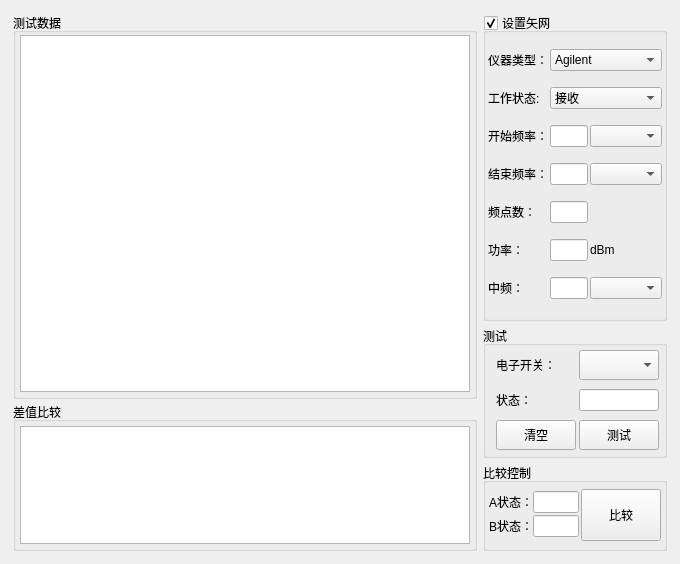
<?xml version="1.0" encoding="UTF-8"?>
<ui version="4.0">
 <class>PortChange</class>
 <widget class="QWidget" name="PortChange">
  <property name="geometry">
   <rect>
    <x>0</x>
    <y>0</y>
    <width>680</width>
    <height>564</height>
   </rect>
  </property>
  <property name="windowTitle">
   <string>通道变换测试</string>
  </property>
  <layout class="QGridLayout" name="gridLayout_7" columnstretch="6,1">
   <property name="leftMargin">
    <number>13</number>
   </property>
   <property name="topMargin">
    <number>13</number>
   </property>
   <property name="rightMargin">
    <number>13</number>
   </property>
   <property name="bottomMargin">
    <number>13</number>
   </property>
   <item row="0" column="0">
    <layout class="QVBoxLayout" name="verticalLayout_2" stretch="13,5">
     <property name="spacing">
      <number>3</number>
     </property>
     <item>
      <widget class="QGroupBox" name="groupBox">
       <property name="styleSheet">
        <string notr="true">font: 11pt &quot;楷体&quot;;</string>
       </property>
       <property name="title">
        <string>测试数据</string>
       </property>
       <layout class="QGridLayout" name="gridLayout">
        <property name="leftMargin">
         <number>4</number>
        </property>
        <property name="topMargin">
         <number>2</number>
        </property>
        <property name="rightMargin">
         <number>4</number>
        </property>
        <property name="bottomMargin">
         <number>4</number>
        </property>
        <property name="horizontalSpacing">
         <number>2</number>
        </property>
        <property name="verticalSpacing">
         <number>0</number>
        </property>
        <item row="0" column="0">
         <widget class="QTableWidget" name="tableWidget_test"/>
        </item>
       </layout>
      </widget>
     </item>
     <item>
      <widget class="QGroupBox" name="groupBox_3">
       <property name="styleSheet">
        <string notr="true">font: 11pt &quot;楷体&quot;;</string>
       </property>
       <property name="title">
        <string>差值比较</string>
       </property>
       <layout class="QGridLayout" name="gridLayout_3">
        <property name="leftMargin">
         <number>4</number>
        </property>
        <property name="topMargin">
         <number>4</number>
        </property>
        <property name="rightMargin">
         <number>4</number>
        </property>
        <property name="bottomMargin">
         <number>4</number>
        </property>
        <property name="spacing">
         <number>2</number>
        </property>
        <item row="0" column="0">
         <widget class="QTableWidget" name="tableWidget_compare"/>
        </item>
       </layout>
      </widget>
     </item>
    </layout>
   </item>
   <item row="0" column="1">
    <layout class="QVBoxLayout" name="verticalLayout" stretch="7,3,2">
     <property name="spacing">
      <number>5</number>
     </property>
     <item>
      <widget class="QGroupBox" name="groupBox_2">
       <property name="styleSheet">
        <string notr="true">font:  12pt &quot;华文楷体&quot;;</string>
       </property>
       <property name="title">
        <string>设置矢网</string>
       </property>
       <property name="checkable">
        <bool>true</bool>
       </property>
       <layout class="QGridLayout" name="gridLayout_2" columnstretch="1,2,1">
        <property name="leftMargin">
         <number>2</number>
        </property>
        <property name="topMargin">
         <number>0</number>
        </property>
        <property name="rightMargin">
         <number>2</number>
        </property>
        <property name="bottomMargin">
         <number>0</number>
        </property>
        <property name="horizontalSpacing">
         <number>2</number>
        </property>
        <property name="verticalSpacing">
         <number>0</number>
        </property>
        <item row="2" column="2">
         <widget class="QComboBox" name="comboBox_start"/>
        </item>
        <item row="3" column="1">
         <widget class="QLineEdit" name="lineEdit_end_freq"/>
        </item>
        <item row="3" column="2">
         <widget class="QComboBox" name="comboBox_end"/>
        </item>
        <item row="3" column="0">
         <widget class="QLabel" name="label_2">
          <property name="text">
           <string>结束频率：</string>
          </property>
         </widget>
        </item>
        <item row="2" column="1">
         <widget class="QLineEdit" name="lineEdit_start_freq"/>
        </item>
        <item row="2" column="0">
         <widget class="QLabel" name="label">
          <property name="text">
           <string>开始频率：</string>
          </property>
         </widget>
        </item>
        <item row="4" column="0">
         <widget class="QLabel" name="label_3">
          <property name="text">
           <string>频点数：</string>
          </property>
         </widget>
        </item>
        <item row="6" column="1">
         <widget class="QLineEdit" name="lineEdit_if"/>
        </item>
        <item row="5" column="0">
         <widget class="QLabel" name="label_4">
          <property name="text">
           <string>功率：</string>
          </property>
         </widget>
        </item>
        <item row="6" column="0">
         <widget class="QLabel" name="label_6">
          <property name="text">
           <string>中频：</string>
          </property>
         </widget>
        </item>
        <item row="5" column="1">
         <widget class="QLineEdit" name="lineEdit_power"/>
        </item>
        <item row="4" column="1">
         <widget class="QLineEdit" name="lineEdit_iter"/>
        </item>
        <item row="5" column="2">
         <widget class="QLabel" name="label_5">
          <property name="text">
           <string>dBm</string>
          </property>
         </widget>
        </item>
        <item row="6" column="2">
         <widget class="QComboBox" name="comboBox_if"/>
        </item>
        <item row="0" column="0">
         <widget class="QLabel" name="label_11">
          <property name="text">
           <string>仪器类型：</string>
          </property>
         </widget>
        </item>
        <item row="0" column="1" colspan="2">
         <widget class="QComboBox" name="comboBox_type">
          <item>
           <property name="text">
            <string>Agilent</string>
           </property>
          </item>
          <item>
           <property name="text">
            <string>R&amp;S</string>
           </property>
          </item>
         </widget>
        </item>
        <item row="1" column="0">
         <widget class="QLabel" name="label_12">
          <property name="text">
           <string>工作状态:</string>
          </property>
         </widget>
        </item>
        <item row="1" column="1" colspan="2">
         <widget class="QComboBox" name="comboBox_status">
          <item>
           <property name="text">
            <string>接收</string>
           </property>
          </item>
          <item>
           <property name="text">
            <string>发射</string>
           </property>
          </item>
         </widget>
        </item>
       </layout>
      </widget>
     </item>
     <item>
      <widget class="QGroupBox" name="groupBox_5">
       <property name="styleSheet">
        <string notr="true">font: 11pt &quot;楷体&quot;;</string>
       </property>
       <property name="title">
        <string>测试</string>
       </property>
       <layout class="QGridLayout" name="gridLayout_6" columnstretch="1,1">
        <property name="leftMargin">
         <number>10</number>
        </property>
        <property name="topMargin">
         <number>0</number>
        </property>
        <property name="rightMargin">
         <number>5</number>
        </property>
        <property name="bottomMargin">
         <number>0</number>
        </property>
        <property name="horizontalSpacing">
         <number>3</number>
        </property>
        <property name="verticalSpacing">
         <number>5</number>
        </property>
        <item row="0" column="0">
         <widget class="QLabel" name="label_10">
          <property name="text">
           <string>电子开关：</string>
          </property>
         </widget>
        </item>
        <item row="0" column="1">
         <widget class="QComboBox" name="comboBox_elec">
          <property name="minimumSize">
           <size>
            <width>0</width>
            <height>30</height>
           </size>
          </property>
         </widget>
        </item>
        <item row="1" column="1">
         <widget class="QLineEdit" name="lineEdit_phase"/>
        </item>
        <item row="1" column="0">
         <widget class="QLabel" name="label_9">
          <property name="text">
           <string>状态：</string>
          </property>
         </widget>
        </item>
        <item row="2" column="0">
         <widget class="QPushButton" name="pushButton_clear">
          <property name="minimumSize">
           <size>
            <width>0</width>
            <height>30</height>
           </size>
          </property>
          <property name="text">
           <string>清空</string>
          </property>
         </widget>
        </item>
        <item row="2" column="1">
         <widget class="QPushButton" name="pushButton">
          <property name="minimumSize">
           <size>
            <width>0</width>
            <height>30</height>
           </size>
          </property>
          <property name="text">
           <string>测试</string>
          </property>
         </widget>
        </item>
       </layout>
      </widget>
     </item>
     <item>
      <widget class="QGroupBox" name="groupBox_4">
       <property name="styleSheet">
        <string notr="true">font: 11pt &quot;华文楷体&quot;;</string>
       </property>
       <property name="title">
        <string>比较控制</string>
       </property>
       <layout class="QGridLayout" name="gridLayout_5">
        <property name="leftMargin">
         <number>3</number>
        </property>
        <property name="topMargin">
         <number>0</number>
        </property>
        <property name="rightMargin">
         <number>3</number>
        </property>
        <property name="bottomMargin">
         <number>0</number>
        </property>
        <property name="horizontalSpacing">
         <number>2</number>
        </property>
        <property name="verticalSpacing">
         <number>1</number>
        </property>
        <item row="0" column="0">
         <layout class="QGridLayout" name="gridLayout_4">
          <item row="0" column="0">
           <widget class="QLabel" name="label_7">
            <property name="text">
             <string>A状态：</string>
            </property>
           </widget>
          </item>
          <item row="0" column="1">
           <widget class="QLineEdit" name="lineEdit_A_phase"/>
          </item>
          <item row="1" column="0">
           <widget class="QLabel" name="label_8">
            <property name="text">
             <string>B状态：</string>
            </property>
           </widget>
          </item>
          <item row="1" column="1">
           <widget class="QLineEdit" name="lineEdit_B_phase"/>
          </item>
         </layout>
        </item>
        <item row="0" column="1">
         <widget class="QPushButton" name="pushButton_compare">
          <property name="minimumSize">
           <size>
            <width>0</width>
            <height>52</height>
           </size>
          </property>
          <property name="text">
           <string>比较</string>
          </property>
         </widget>
        </item>
       </layout>
      </widget>
     </item>
    </layout>
   </item>
  </layout>
 </widget>
 <resources/>
 <connections/>
</ui>
